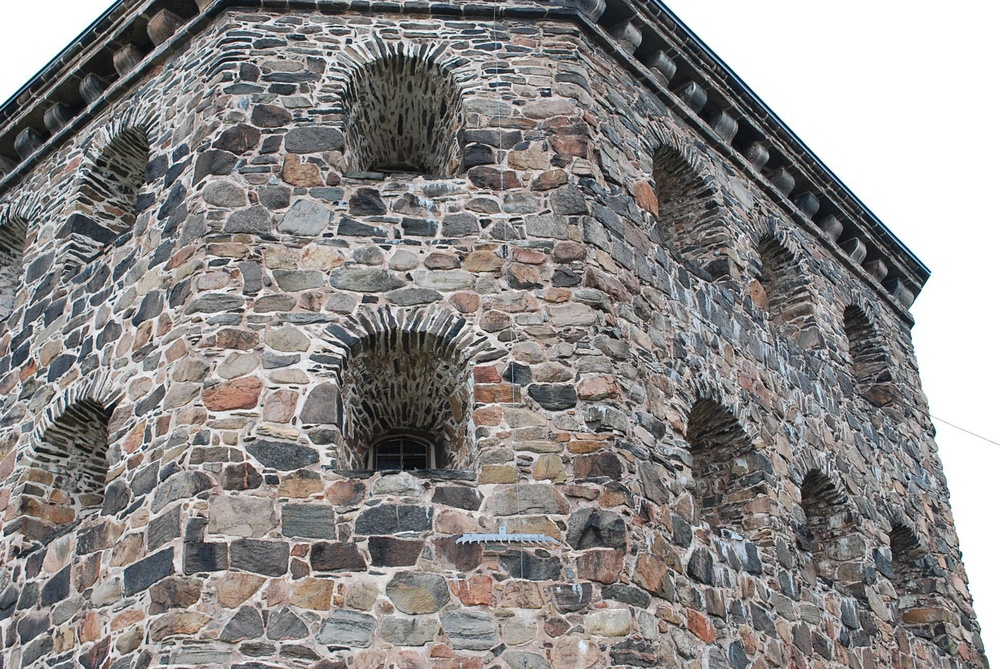
%> input picture assignment3data/kronan2.JPG, 1000 x 669 px, shrunk from 1936 x 1296 before the run
$ octave ce_3.m   (GNU Octave 9; MATLAB toolbox functions it lacks are replaced by stand-ins)
%> lines starting %> are read from the running program, lines starting %| are printed output that depends on the picture
### assignment3data/pflat.m
function [ Cartesian ] = pflat( Homo )
    for i=1:size(Homo,2)
        Cartesian(:,i)=Homo(:,i)./Homo(end,i);
    end
end

### assignment3data/rital.m
function rital(linjer,st)
if nargin == 1,
 st='-';
end;
if size(linjer)==0,
  slask=[];
else
  [slask,nn]=size(linjer);
  rikt=psphere([linjer(2,:);-linjer(1,:);zeros(1,nn)]);
  punkter=pflat(cross(rikt,linjer));
  for i=1:nn;
   plot([punkter(1,i)-2000*rikt(1,i) punkter(1,i)+2000*rikt(1,i)], ...
        [punkter(2,i)-2000*rikt(2,i) punkter(2,i)+2000*rikt(2,i)],st);
  end;
  slask=[];
end;

### assignment3data/psphere.m
function [y,alpha]=psphere(x);
% [y,alpha]=psphere(x) - normalization of projective points.
% Do a normalization on the projective
% points in x. Each column is considered to
% be a point in homogeneous coordinates.
% INPUT :
%  x     - matrix in which each column is a point.
% OUTPUT :
%  y     - result after normalization.
%  alpha - depth

[a,n]=size(x);
alpha=sqrt(sum(x.^2));
y=x./(ones(a,1)*alpha);

### assignment3data/ce_3.m
clc
clear all
close all

%% Load data
load('compEx1data.mat');
load('compEx3data.mat');

%% Normalization
x1_norm=pinv(K)*x{1};
x2_norm=pinv(K)*x{2};

%% Create M
M = zeros(length(x1_norm),9);
    for i = 1:length(x1_norm)
        temp=x2_norm(:,i)*x1_norm(:,i)';
        M(i,:)=temp(:)';
    end

%% SVD and check
[~,S,V]=svd(M);
v=V(:,end);
eigVals=S'*S;
normMV = norm(M*v);

%% Essential matrix
Eapprox=reshape(v,[3 3]);
[U,S,V]=svd(Eapprox);
if det(U*V')>0
    E =U*diag([1 1 0])*V';
else
    V = -V;
    E = U*diag([1 1 0])*V';
end
E = E./E(3,3);
if abs(S(1,1)-S(2,2))<0.01 && abs(S(3,3))<0.01
    disp('First check ok')
end
if abs(mean(mean(x2_norm'*E*x1_norm)))<0.01
    disp('Second check ok')
end

%% Fundamental matrix
F = pinv(K')*E*pinv(K);
F=F./F(end);
l = F*x{1}; % Computes the epipolar lines
l = l./sqrt(repmat(l(1 ,:).^2 + l(2 ,:).^2 ,[3 1]));
rand_points=randperm(length(x1_norm),20);
plot_points=x{2}(:,rand_points);

%% Plots
figure(1);
hold off
imshow(imread('kronan2.JPG'));
hold on
plot(plot_points(1,:),plot_points(2,:),'r*','Markersize',10,'LineWidth',1.3)
rital(l(:,rand_points));
title('Image points vs their corresponding epipolar lines')
legend('Image points','Epipolar lines')
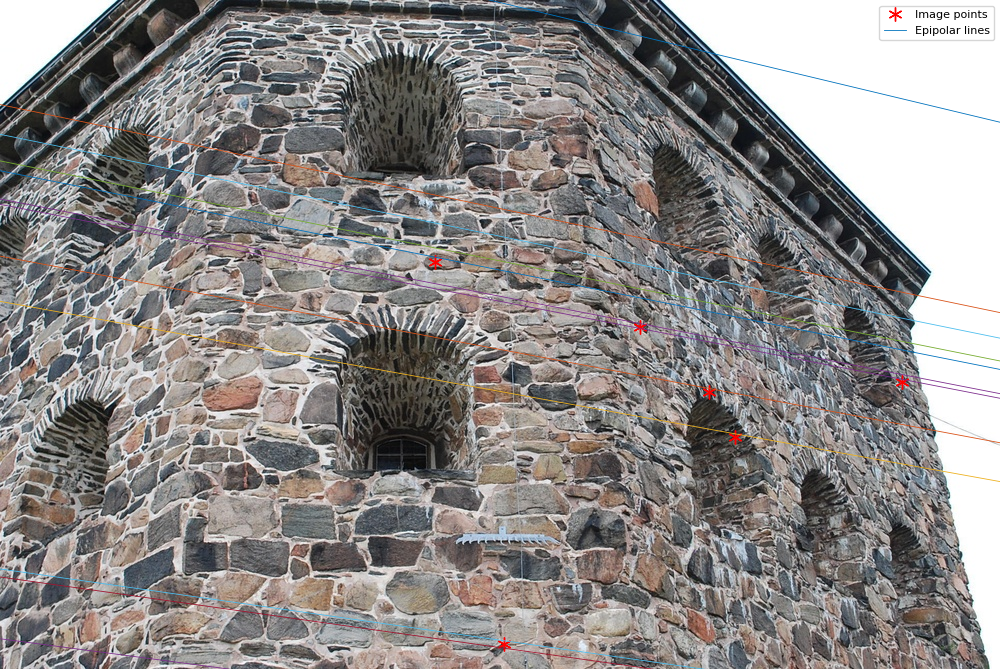
%> figure redrawn from the program's plot data; its title reads 'Image points vs their corresponding epipolar lines'
hold off

figure(2);
hist(abs(sum(l.*x{2})),100);
title('Distance histogram of image points and their corresponding epipolar line')
xlabel('Distance of epipolar line and image point')
ylabel('Number of image points')
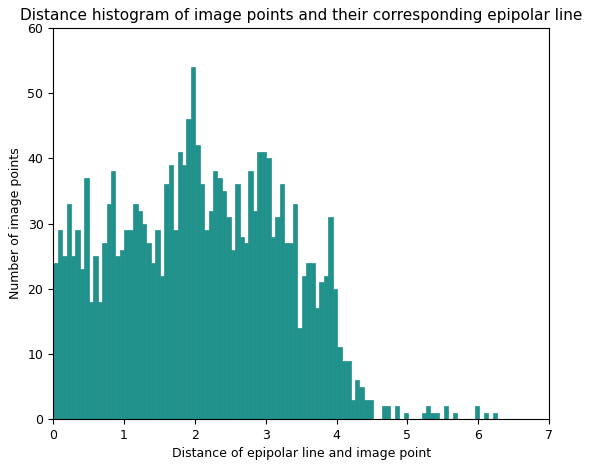
%> figure redrawn from the program's plot data; tallest bar 54 high, from x = 1.94 to 2
%mean error
meanD=mean(abs(sum(l.*x{2})));

save('compEx4data.mat')
